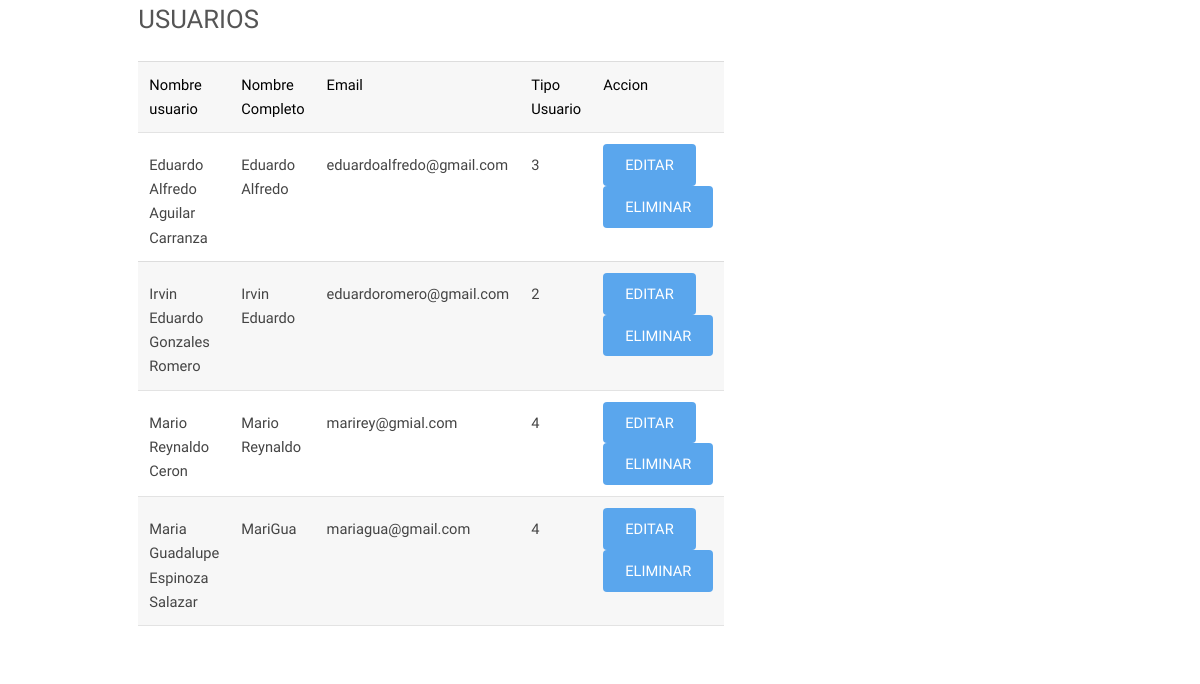
The page /Update.php (signed in) on the database its author committed.
### tables this page shows
CREATE TABLE `user` (
  `id` int(11) NOT NULL,
  `fullname` varchar(500) NOT NULL,
  `username` varchar(100) NOT NULL,
  `email` varchar(255) NOT NULL,
  `password` varchar(255) NOT NULL,
  `privilegio` int(4) NOT NULL,
  `created_at` datetime NOT NULL
);

### Update.php (the view, shortened to what this page needs)
<?php
$con=mysqli_connect('localhost','root','','ceapr');
	?>
<html>
	<head>
		<link rel="stylesheet" type="text/css" href="bootstrap/css/bootstrap.min.css">
        <link rel="stylesheet" type="text/css" href="assets/css/main.css">
	<body>
<div class="container">
<div class="row">
<div class="col-md-6">
<h2>Usuarios</h2>
<table border="1" id="actividades">
		<tr style="color: black">
        <td colspan="1">Nombre usuario</td>
			<td colspan="1">Nombre Completo</td>
			<td colspan="1">Email</td>
			<td colspan="1">Tipo Usuario</td>
			<td colspan="1">Accion</td>
		</tr>
        <?php
      	$com = $_SESSION['id'];
		$siri = $con -> query("Select * from user where id !=$com");
        $rows = mysqli_num_rows($siri);
   		 if($rows >0){
        while($row = mysqli_fetch_array($siri)){
            echo "<tr>";
            echo "<td>"; echo $row['fullname']; echo "</td>";
            echo "<td>"; echo $row['username']; echo "</td>";
            echo "<td>"; echo $row['email']; echo "</td>";
			echo "<td>"; echo $row['privilegio']; echo "</td>";
			echo "<td>";echo'<a href="edit.php?id='.$row['id'].'"class="button special scrolly">Editar</a>';echo'<a href="php/Delete.php?id='.$row['id'].'"class="button special scrolly" style="color:red;">Eliminar</a>';echo "</td>";
            echo "</tr>";
        }
    }
		?>
</table>
</div>
</div>
</div>
	</body>
</html>

### perfil/css/main.css (style rules this page uses)
html, body, div, span, applet, object, iframe, h1, h2, h3, h4, h5, h6, p, blockquote, pre, a, abbr, acronym, address, big, cite, code, del, dfn, em, img, ins, kbd, q, s, samp, small, strike, strong, sub, sup, tt, var, b, u, i, center, dl, dt, dd, ol, ul, li, fieldset, form, label, legend, table, caption, tbody, tfoot, thead, tr, th, td, article, aside, canvas, details, embed, figure, figcaption, footer, header, hgroup, menu, nav, output, ruby, section, summary, time, mark, audio, video { margin: 0; padding: 0; border: 0; font-size: 100%; font: inherit; vertical-align: baseline; }
body { line-height: 1; }
table { border-collapse: collapse; border-spacing: 0; }
body { -webkit-text-size-adjust: none; }
*, *:before, *:after { -moz-box-sizing: border-box; -webkit-box-sizing: border-box; box-sizing: border-box; }
.container { margin-left: auto; margin-right: auto; }
.container { width: 80rem; }
@media screen and (max-width: 1680px) { .container { width: 80rem; } }
@media screen and (max-width: 1280px) { .container { width: 65rem; } }
.row { border-bottom: solid 1px transparent; -moz-box-sizing: border-box; -webkit-box-sizing: border-box; box-sizing: border-box; }
.row > * { float: left; -moz-box-sizing: border-box; -webkit-box-sizing: border-box; box-sizing: border-box; }
.row:after, .row:before { content: ''; display: block; clear: both; height: 0; }
.row > * { padding: 0 0 0 2rem; }
.row { margin: 0 0 -1px -2rem; }
@media screen and (max-width: 1680px) { .row > * { padding: 0 0 0 2rem; } }
@media screen and (max-width: 1680px) { .row { margin: 0 0 -1px -2rem; } }
@media screen and (max-width: 1280px) { .row > * { padding: 0 0 0 1.5rem; } }
@media screen and (max-width: 1280px) { .row { margin: 0 0 -1px -1.5rem; } }
body { -ms-overflow-style: scrollbar; }
body { background: #fff; }
html { font-size: 13pt; }
@media screen and (max-width: 1680px) { html { font-size: 11pt; } }
@media screen and (max-width: 1280px) { html { font-size: 11pt; } }
body { background-color: #fff; color: #444; }
body, input, select, textarea { font-family: "Taviraj", serif; font-weight: 300; font-size: 1rem; line-height: 1.65; }
a { text-decoration: underline; }
h1, h2, h3, h4, h5, h6 { font-weight: 400; line-height: 1.5; margin: 0 0 1.5rem 0; }
h2 { font-size: 1.75rem; text-transform: uppercase; }
a { color: #5AA6ED; }
h1, h2, h3, h4, h5, h6 { color: #555; }
input[type="submit"], input[type="reset"], input[type="button"], button, .button { -moz-appearance: none; -webkit-appearance: none; -ms-appearance: none; appearance: none; -moz-transition: background-color 0.2s ease-in-out, color 0.2s ease-in-out; -webkit-transition: background-color 0.2s ease-in-out, color 0.2s ease-in-out; -ms-transition: background-color 0.2s ease-in-out, color 0.2s ease-in-out; transition: background-color 0.2s ease-in-out, color 0.2s ease-in-out; border-radius: 4px; border: 0; cursor: pointer; display: inline-block; font-weight: 400; height: 2.85rem; line-height: 2.95rem; padding: 0 1.5rem; text-align: center; text-decoration: none; white-space: nowrap; text-transform: uppercase; }
input[type="submit"], input[type="reset"], input[type="button"], button, .button { background-color: #f2f2f2; color: #000 !important; }
input[type="submit"].special, input[type="reset"].special, input[type="button"].special, button.special, .button.special { background-color: #5AA6ED; color: #ffffff !important; }
table { margin: 0 0 2rem 0; width: 100%; }
table tbody tr { border: solid 1px; border-left: 0; border-right: 0; }
table td { padding: 0.75rem 0.75rem; }
table tbody tr { border-color: rgba(144, 144, 144, 0.25); }
table tbody tr:nth-child(2n + 1) { background-color: rgba(144, 144, 144, 0.075); }

### rows shown on the page
user: fullname "Eduardo Alfredo Aguilar Carranza", username "Eduardo Alfredo", email "eduardoalfredo@gmail.com", privilegio "3"
user: fullname "Irvin Eduardo Gonzales Romero", username "Irvin Eduardo", email "eduardoromero@gmail.com", privilegio "2"
user: fullname "Mario Reynaldo Ceron", username "Mario Reynaldo", email "marirey@gmial.com", privilegio "4"
user: fullname "Maria Guadalupe Espinoza Salazar", username "MariGua", email "mariagua@gmail.com", privilegio "4"
